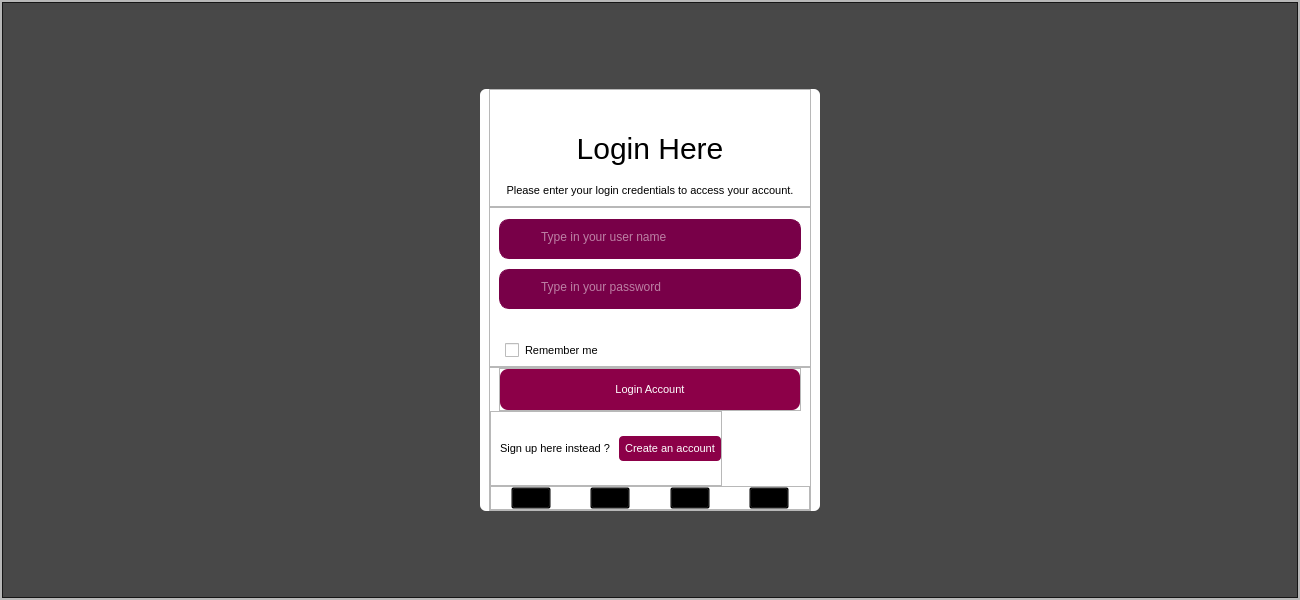
<?xml version="1.0" encoding="UTF-8"?>
<ui version="4.0">
 <class>Dialog</class>
 <widget class="QDialog" name="Dialog">
  <property name="geometry">
   <rect>
    <x>0</x>
    <y>0</y>
    <width>1300</width>
    <height>600</height>
   </rect>
  </property>
  <property name="sizePolicy">
   <sizepolicy hsizetype="Expanding" vsizetype="Expanding">
    <horstretch>0</horstretch>
    <verstretch>0</verstretch>
   </sizepolicy>
  </property>
  <property name="baseSize">
   <size>
    <width>0</width>
    <height>0</height>
   </size>
  </property>
  <property name="windowTitle">
   <string>Dialog</string>
  </property>
  <layout class="QVBoxLayout" name="verticalLayout">
   <property name="spacing">
    <number>0</number>
   </property>
   <property name="leftMargin">
    <number>0</number>
   </property>
   <property name="topMargin">
    <number>0</number>
   </property>
   <property name="rightMargin">
    <number>0</number>
   </property>
   <property name="bottomMargin">
    <number>0</number>
   </property>
   <item>
    <widget class="QWidget" name="widget" native="true">
     <property name="sizePolicy">
      <sizepolicy hsizetype="Expanding" vsizetype="Expanding">
       <horstretch>0</horstretch>
       <verstretch>0</verstretch>
      </sizepolicy>
     </property>
     <property name="styleSheet">
      <string notr="true">#menuContainer {
	background-color: qlineargradient(spread:pad, x1:0, y1:0, x2:1, y2:1, stop:1 rgba(9, 18, 50, 255));
}</string>
     </property>
     <layout class="QHBoxLayout" name="horizontalLayout">
      <property name="spacing">
       <number>0</number>
      </property>
      <property name="leftMargin">
       <number>0</number>
      </property>
      <property name="topMargin">
       <number>0</number>
      </property>
      <property name="rightMargin">
       <number>0</number>
      </property>
      <property name="bottomMargin">
       <number>0</number>
      </property>
      <item>
       <widget class="QFrame" name="frame_2">
        <property name="sizePolicy">
         <sizepolicy hsizetype="Expanding" vsizetype="Expanding">
          <horstretch>0</horstretch>
          <verstretch>0</verstretch>
         </sizepolicy>
        </property>
        <property name="frameShape">
         <enum>QFrame::StyledPanel</enum>
        </property>
        <property name="frameShadow">
         <enum>QFrame::Raised</enum>
        </property>
        <layout class="QHBoxLayout" name="horizontalLayout_4">
         <property name="spacing">
          <number>0</number>
         </property>
         <property name="leftMargin">
          <number>0</number>
         </property>
         <property name="topMargin">
          <number>0</number>
         </property>
         <property name="rightMargin">
          <number>0</number>
         </property>
         <property name="bottomMargin">
          <number>0</number>
         </property>
         <item>
          <widget class="QFrame" name="accountFormImage">
           <property name="sizePolicy">
            <sizepolicy hsizetype="Expanding" vsizetype="Expanding">
             <horstretch>0</horstretch>
             <verstretch>0</verstretch>
            </sizepolicy>
           </property>
           <property name="styleSheet">
            <string notr="true">#accountFormImage {
	background-image: url(:/images/pexels-anna-nekrashevich-6802049 (1).jpg);
}</string>
           </property>
           <property name="frameShape">
            <enum>QFrame::StyledPanel</enum>
           </property>
           <property name="frameShadow">
            <enum>QFrame::Raised</enum>
           </property>
           <layout class="QHBoxLayout" name="horizontalLayout_6">
            <property name="spacing">
             <number>0</number>
            </property>
            <property name="leftMargin">
             <number>0</number>
            </property>
            <property name="topMargin">
             <number>0</number>
            </property>
            <property name="rightMargin">
             <number>0</number>
            </property>
            <property name="bottomMargin">
             <number>0</number>
            </property>
            <item>
             <widget class="QFrame" name="accountFormOpacity">
              <property name="enabled">
               <bool>true</bool>
              </property>
              <property name="sizePolicy">
               <sizepolicy hsizetype="Expanding" vsizetype="Expanding">
                <horstretch>0</horstretch>
                <verstretch>0</verstretch>
               </sizepolicy>
              </property>
              <property name="minimumSize">
               <size>
                <width>600</width>
                <height>0</height>
               </size>
              </property>
              <property name="baseSize">
               <size>
                <width>700</width>
                <height>0</height>
               </size>
              </property>
              <property name="styleSheet">
               <string notr="true">#accountFormOpacity {
	background-color: rgba(0, 0, 0, 0.7);
}</string>
              </property>
              <property name="frameShape">
               <enum>QFrame::StyledPanel</enum>
              </property>
              <property name="frameShadow">
               <enum>QFrame::Raised</enum>
              </property>
              <layout class="QHBoxLayout" name="horizontalLayout_2">
               <item alignment="Qt::AlignHCenter|Qt::AlignVCenter">
                <widget class="QFrame" name="accountForm">
                 <property name="sizePolicy">
                  <sizepolicy hsizetype="Expanding" vsizetype="Expanding">
                   <horstretch>0</horstretch>
                   <verstretch>0</verstretch>
                  </sizepolicy>
                 </property>
                 <property name="styleSheet">
                  <string notr="true">#accountForm {
	background-color: #ffffff;
	margin: 10px;
	border-radius: 6px;
}</string>
                 </property>
                 <property name="frameShape">
                  <enum>QFrame::StyledPanel</enum>
                 </property>
                 <property name="frameShadow">
                  <enum>QFrame::Raised</enum>
                 </property>
                 <layout class="QVBoxLayout" name="verticalLayout_9">
                  <property name="spacing">
                   <number>0</number>
                  </property>
                  <property name="leftMargin">
                   <number>9</number>
                  </property>
                  <property name="topMargin">
                   <number>0</number>
                  </property>
                  <property name="rightMargin">
                   <number>9</number>
                  </property>
                  <property name="bottomMargin">
                   <number>0</number>
                  </property>
                  <item alignment="Qt::AlignTop">
                   <widget class="QFrame" name="frame_10">
                    <property name="sizePolicy">
                     <sizepolicy hsizetype="Expanding" vsizetype="Expanding">
                      <horstretch>0</horstretch>
                      <verstretch>0</verstretch>
                     </sizepolicy>
                    </property>
                    <property name="frameShape">
                     <enum>QFrame::StyledPanel</enum>
                    </property>
                    <property name="frameShadow">
                     <enum>QFrame::Raised</enum>
                    </property>
                    <layout class="QVBoxLayout" name="verticalLayout_10">
                     <item>
                      <widget class="QLabel" name="label_16">
                       <property name="text">
                        <string/>
                       </property>
                       <property name="pixmap">
                        <pixmap>:/formIcon/fxsignalspot.png</pixmap>
                       </property>
                       <property name="alignment">
                        <set>Qt::AlignCenter</set>
                       </property>
                      </widget>
                     </item>
                     <item>
                      <widget class="QLabel" name="label_9">
                       <property name="sizePolicy">
                        <sizepolicy hsizetype="Expanding" vsizetype="Expanding">
                         <horstretch>0</horstretch>
                         <verstretch>0</verstretch>
                        </sizepolicy>
                       </property>
                       <property name="styleSheet">
                        <string notr="true">QLabel{
	font: 75 30px;
	color: #000000;
	padding-top: 12px;
	padding-left: 6px;
	padding-right: 6px;
}</string>
                       </property>
                       <property name="text">
                        <string>Login Here</string>
                       </property>
                       <property name="alignment">
                        <set>Qt::AlignCenter</set>
                       </property>
                      </widget>
                     </item>
                     <item>
                      <widget class="QLabel" name="label_15">
                       <property name="sizePolicy">
                        <sizepolicy hsizetype="Expanding" vsizetype="Preferred">
                         <horstretch>0</horstretch>
                         <verstretch>0</verstretch>
                        </sizepolicy>
                       </property>
                       <property name="styleSheet">
                        <string notr="true">QLabel{
	font: 11px;
	color: #000000;
	padding-top: 12px;
	padding-left: 6px;
	padding-right: 6px;
}</string>
                       </property>
                       <property name="text">
                        <string>Please enter your login credentials to access your account.</string>
                       </property>
                       <property name="alignment">
                        <set>Qt::AlignCenter</set>
                       </property>
                      </widget>
                     </item>
                    </layout>
                   </widget>
                  </item>
                  <item alignment="Qt::AlignTop">
                   <widget class="QFrame" name="frame_11">
                    <property name="sizePolicy">
                     <sizepolicy hsizetype="Expanding" vsizetype="Expanding">
                      <horstretch>0</horstretch>
                      <verstretch>0</verstretch>
                     </sizepolicy>
                    </property>
                    <property name="frameShape">
                     <enum>QFrame::StyledPanel</enum>
                    </property>
                    <property name="frameShadow">
                     <enum>QFrame::Raised</enum>
                    </property>
                    <layout class="QVBoxLayout" name="verticalLayout_11">
                     <item>
                      <widget class="QFrame" name="usernameBox">
                       <property name="styleSheet">
                        <string notr="true">#usernameBox{
	background: qlineargradient(spread:pad, x1:1, y1:0, x2:1, y2:0, stop:0 rgba(120, 0, 72, 255), stop:1 rgba(255, 255, 255, 255));;
	border: 1px solid qlineargradient(spread:pad, x1:1, y1:0, x2:1, y2:0, stop:0 rgba(120, 0, 72, 255), stop:1 rgba(255, 255, 255, 255));;
	padding-left: 5px;
	color: #ffffff;
	font: 12px;
	margin: 2px 0;
	border-radius: 10px;
}

#usernameBox:hover{
	background: qlineargradient(spread:pad, x1:1, y1:0, x2:1, y2:0, stop:0 rgba(120, 0, 72, 255), stop:1 rgba(255, 255, 255, 255));;
	border: 1px solid qlineargradient(spread:pad, x1:1, y1:0, x2:1, y2:0, stop:0 rgba(120, 0, 72, 255), stop:1 rgba(255, 255, 255, 255));;
}

QLineEdit{
	background-color: transparent;
	padding-right: 12px;
	padding-left: 12px;
	padding-bottom: 4px;
	color: #ffffff;
	font: 12px;
	border: none;
	width: 240px;
}

QLineEdit:hover{
	background-color: transparent;
	border: none;
	padding-bottom: 4px;
	border-bottom: 1px solid #ffffff;
}

QPushButton{
	background-color: qlineargradient(spread:pad, x1:1, y1:0, x2:1, y2:0, stop:0 rgba(120, 0, 72, 255), stop:1 rgba(255, 255, 255, 255));
	color: #ffffff;
	padding: 0 5px;
	text-align: left;
	border-radius: 10px;
}

QPushButton:hover{
	border-radius: 10px;
	background-color: qlineargradient(spread:pad, x1:1, y1:0, x2:1, y2:0, stop:0 rgba(140, 0, 72, 255), stop:1 rgba(255, 255, 255, 255));
}

QLabel {
	background-color: transparent;
}</string>
                       </property>
                       <property name="frameShape">
                        <enum>QFrame::StyledPanel</enum>
                       </property>
                       <property name="frameShadow">
                        <enum>QFrame::Raised</enum>
                       </property>
                       <layout class="QHBoxLayout" name="horizontalLayout_7">
                        <item>
                         <widget class="QLabel" name="label_10">
                          <property name="text">
                           <string/>
                          </property>
                          <property name="pixmap">
                           <pixmap>:/icons/icons8_administrator_male_32.png</pixmap>
                          </property>
                         </widget>
                        </item>
                        <item>
                         <widget class="QLineEdit" name="emailfield">
                          <property name="enabled">
                           <bool>true</bool>
                          </property>
                          <property name="sizePolicy">
                           <sizepolicy hsizetype="Expanding" vsizetype="Expanding">
                            <horstretch>0</horstretch>
                            <verstretch>0</verstretch>
                           </sizepolicy>
                          </property>
                          <property name="placeholderText">
                           <string>Type in your user name</string>
                          </property>
                         </widget>
                        </item>
                       </layout>
                      </widget>
                     </item>
                     <item>
                      <widget class="QFrame" name="userPasswordBox">
                       <property name="styleSheet">
                        <string notr="true">#userPasswordBox{
	background: qlineargradient(spread:pad, x1:1, y1:0, x2:1, y2:0, stop:0 rgba(120, 0, 72, 255), stop:1 rgba(255, 255, 255, 255));;
	border: 1px solid qlineargradient(spread:pad, x1:1, y1:0, x2:1, y2:0, stop:0 rgba(120, 0, 72, 255), stop:1 rgba(255, 255, 255, 255));;
	padding-left: 5px;
	color: #ffffff;
	font: 12px;
	margin: 2px 0;
	border-radius: 10px;
}

#userPasswordBox:hover{
	background: qlineargradient(spread:pad, x1:1, y1:0, x2:1, y2:0, stop:0 rgba(120, 0, 72, 255), stop:1 rgba(255, 255, 255, 255));;
	border: 1px solid qlineargradient(spread:pad, x1:1, y1:0, x2:1, y2:0, stop:0 rgba(120, 0, 72, 255), stop:1 rgba(255, 255, 255, 255));;
}

QLineEdit{
	background-color: transparent;
	padding-right: 12px;
	padding-left: 12px;
	padding-bottom: 4px;
	color: #ffffff;
	font: 12px;
	border: none;
	width: 240px;
}

QLineEdit:hover{
	background-color: transparent;
	border: none;
	padding-bottom: 4px;
	border-bottom: 1px solid #ffffff;
}

QPushButton{
	background-color: qlineargradient(spread:pad, x1:1, y1:0, x2:1, y2:0, stop:0 rgba(120, 0, 72, 255), stop:1 rgba(255, 255, 255, 255));
	color: #ffffff;
	padding: 0 5px;
	text-align: left;
	border-radius: 10px;
}

QPushButton:hover{
	border-radius: 10px;
	background-color: qlineargradient(spread:pad, x1:1, y1:0, x2:1, y2:0, stop:0 rgba(140, 0, 72, 255), stop:1 rgba(255, 255, 255, 255));
}

QLabel {
	background-color: transparent;
}</string>
                       </property>
                       <property name="frameShape">
                        <enum>QFrame::StyledPanel</enum>
                       </property>
                       <property name="frameShadow">
                        <enum>QFrame::Raised</enum>
                       </property>
                       <layout class="QHBoxLayout" name="horizontalLayout_8">
                        <item>
                         <widget class="QLabel" name="label_11">
                          <property name="text">
                           <string/>
                          </property>
                          <property name="pixmap">
                           <pixmap>:/icons/icons8_password_32.png</pixmap>
                          </property>
                         </widget>
                        </item>
                        <item>
                         <widget class="QLineEdit" name="passwordfield">
                          <property name="sizePolicy">
                           <sizepolicy hsizetype="Expanding" vsizetype="Expanding">
                            <horstretch>0</horstretch>
                            <verstretch>0</verstretch>
                           </sizepolicy>
                          </property>
                          <property name="placeholderText">
                           <string>Type in your password</string>
                          </property>
                         </widget>
                        </item>
                       </layout>
                      </widget>
                     </item>
                     <item>
                      <widget class="QLabel" name="message">
                       <property name="sizePolicy">
                        <sizepolicy hsizetype="Expanding" vsizetype="Expanding">
                         <horstretch>0</horstretch>
                         <verstretch>0</verstretch>
                        </sizepolicy>
                       </property>
                       <property name="text">
                        <string/>
                       </property>
                       <property name="alignment">
                        <set>Qt::AlignCenter</set>
                       </property>
                      </widget>
                     </item>
                     <item>
                      <widget class="QCheckBox" name="remember_me_checkbox">
                       <property name="styleSheet">
                        <string notr="true">QCheckBox {
	font: 11px;
	color: #000000;
	padding-top: 6px;
	padding-left: 6px;
	padding-right: 6px;
}</string>
                       </property>
                       <property name="text">
                        <string>Remember me</string>
                       </property>
                      </widget>
                     </item>
                    </layout>
                   </widget>
                  </item>
                  <item>
                   <widget class="QFrame" name="frame_13">
                    <property name="sizePolicy">
                     <sizepolicy hsizetype="Expanding" vsizetype="Expanding">
                      <horstretch>0</horstretch>
                      <verstretch>0</verstretch>
                     </sizepolicy>
                    </property>
                    <property name="frameShape">
                     <enum>QFrame::StyledPanel</enum>
                    </property>
                    <property name="frameShadow">
                     <enum>QFrame::Raised</enum>
                    </property>
                    <layout class="QVBoxLayout" name="verticalLayout_12">
                     <property name="spacing">
                      <number>0</number>
                     </property>
                     <property name="leftMargin">
                      <number>0</number>
                     </property>
                     <property name="topMargin">
                      <number>0</number>
                     </property>
                     <property name="rightMargin">
                      <number>0</number>
                     </property>
                     <property name="bottomMargin">
                      <number>0</number>
                     </property>
                     <item alignment="Qt::AlignHCenter|Qt::AlignBottom">
                      <widget class="QFrame" name="frame_12">
                       <property name="frameShape">
                        <enum>QFrame::StyledPanel</enum>
                       </property>
                       <property name="frameShadow">
                        <enum>QFrame::Raised</enum>
                       </property>
                       <layout class="QHBoxLayout" name="horizontalLayout_9">
                        <property name="spacing">
                         <number>0</number>
                        </property>
                        <property name="leftMargin">
                         <number>0</number>
                        </property>
                        <property name="topMargin">
                         <number>0</number>
                        </property>
                        <property name="rightMargin">
                         <number>0</number>
                        </property>
                        <property name="bottomMargin">
                         <number>0</number>
                        </property>
                        <item>
                         <widget class="QPushButton" name="loginBtnSubmit">
                          <property name="minimumSize">
                           <size>
                            <width>300</width>
                            <height>0</height>
                           </size>
                          </property>
                          <property name="maximumSize">
                           <size>
                            <width>300</width>
                            <height>16777215</height>
                           </size>
                          </property>
                          <property name="styleSheet">
                           <string notr="true">QPushButton{
		background-color: qlineargradient(spread:pad, x1:1, y1:0, x2:1, y2:0, stop:0 rgba(140, 0, 72, 255), stop:1 rgba(255, 255, 255, 255));
	color: #ffffff;
	font: 11px;
	padding: 8px;
	text-align: center;
	width: 120px;
	height: 25px;
	border: 10px;
	border-radius: 8px;
}

QPushButton:hover{
	border-radius: 8px;
	background-color: qlineargradient(spread:pad, x1:1, y1:0, x2:1, y2:0, stop:0 rgba(140, 0, 72, 245), stop:1 rgba(255, 255, 255, 255));
}</string>
                          </property>
                          <property name="text">
                           <string>Login Account</string>
                          </property>
                         </widget>
                        </item>
                       </layout>
                      </widget>
                     </item>
                     <item alignment="Qt::AlignLeft|Qt::AlignBottom">
                      <widget class="QFrame" name="spacingSection">
                       <property name="styleSheet">
                        <string notr="true">#spacingSection {
	padding-top: 10px;
	padding-bottom: 10px;
}</string>
                       </property>
                       <property name="frameShape">
                        <enum>QFrame::StyledPanel</enum>
                       </property>
                       <property name="frameShadow">
                        <enum>QFrame::Raised</enum>
                       </property>
                       <layout class="QHBoxLayout" name="horizontalLayout_11">
                        <property name="spacing">
                         <number>0</number>
                        </property>
                        <property name="leftMargin">
                         <number>0</number>
                        </property>
                        <property name="topMargin">
                         <number>0</number>
                        </property>
                        <property name="rightMargin">
                         <number>0</number>
                        </property>
                        <property name="bottomMargin">
                         <number>0</number>
                        </property>
                        <item alignment="Qt::AlignLeft">
                         <widget class="QLabel" name="label_13">
                          <property name="styleSheet">
                           <string notr="true">QLabel{
	font: 11px;
	color: #000000;
	padding-left: 6px;
	padding-right: 6px;
	padding-top: 20px;
	padding-bottom: 20px;
}</string>
                          </property>
                          <property name="text">
                           <string>Sign up here instead ?</string>
                          </property>
                         </widget>
                        </item>
                        <item alignment="Qt::AlignLeft">
                         <widget class="QPushButton" name="signUpBtn">
                          <property name="styleSheet">
                           <string notr="true">QPushButton{
		background-color: qlineargradient(spread:pad, x1:1, y1:0, x2:1, y2:0, stop:0 rgba(140, 0, 72, 255), stop:1 rgba(255, 255, 255, 255));
	color: #ffffff;
	font: 11px;
	padding: 6px;
	text-align: center;
	border: 10px;
	border-radius: 4px;
}

QPushButton:hover{
	border-radius: 4px;
	background-color: qlineargradient(spread:pad, x1:1, y1:0, x2:1, y2:0, stop:0 rgba(140, 0, 72, 245), stop:1 rgba(255, 255, 255, 255));
}</string>
                          </property>
                          <property name="text">
                           <string>Create an account</string>
                          </property>
                         </widget>
                        </item>
                       </layout>
                      </widget>
                     </item>
                     <item alignment="Qt::AlignBottom">
                      <widget class="QFrame" name="frame_15">
                       <property name="styleSheet">
                        <string notr="true">QPushButton {
	background-color: transparent;
}</string>
                       </property>
                       <property name="frameShape">
                        <enum>QFrame::StyledPanel</enum>
                       </property>
                       <property name="frameShadow">
                        <enum>QFrame::Raised</enum>
                       </property>
                       <layout class="QHBoxLayout" name="horizontalLayout_10">
                        <property name="spacing">
                         <number>0</number>
                        </property>
                        <property name="leftMargin">
                         <number>0</number>
                        </property>
                        <property name="topMargin">
                         <number>0</number>
                        </property>
                        <property name="rightMargin">
                         <number>0</number>
                        </property>
                        <property name="bottomMargin">
                         <number>0</number>
                        </property>
                        <item alignment="Qt::AlignHCenter">
                         <widget class="QPushButton" name="facebookBtn">
                          <property name="text">
                           <string/>
                          </property>
                          <property name="icon">
                           <iconset>
                            <normaloff>:/socialIcons/icons8_facebook_48.png</normaloff>:/socialIcons/icons8_facebook_48.png</iconset>
                          </property>
                          <property name="iconSize">
                           <size>
                            <width>30</width>
                            <height>30</height>
                           </size>
                          </property>
                         </widget>
                        </item>
                        <item alignment="Qt::AlignHCenter">
                         <widget class="QPushButton" name="twitterBtn">
                          <property name="text">
                           <string/>
                          </property>
                          <property name="icon">
                           <iconset>
                            <normaloff>:/socialIcons/icons8_Twitter_Squared_48.png</normaloff>:/socialIcons/icons8_Twitter_Squared_48.png</iconset>
                          </property>
                          <property name="iconSize">
                           <size>
                            <width>30</width>
                            <height>30</height>
                           </size>
                          </property>
                         </widget>
                        </item>
                        <item alignment="Qt::AlignHCenter">
                         <widget class="QPushButton" name="instagramBtn">
                          <property name="text">
                           <string/>
                          </property>
                          <property name="icon">
                           <iconset>
                            <normaloff>:/socialIcons/icons8_instagram_48.png</normaloff>:/socialIcons/icons8_instagram_48.png</iconset>
                          </property>
                          <property name="iconSize">
                           <size>
                            <width>30</width>
                            <height>30</height>
                           </size>
                          </property>
                         </widget>
                        </item>
                        <item alignment="Qt::AlignHCenter">
                         <widget class="QPushButton" name="gmailBtn">
                          <property name="text">
                           <string/>
                          </property>
                          <property name="icon">
                           <iconset>
                            <normaloff>:/socialIcons/icons8_gmail_48.png</normaloff>:/socialIcons/icons8_gmail_48.png</iconset>
                          </property>
                          <property name="iconSize">
                           <size>
                            <width>30</width>
                            <height>30</height>
                           </size>
                          </property>
                         </widget>
                        </item>
                       </layout>
                      </widget>
                     </item>
                    </layout>
                   </widget>
                  </item>
                 </layout>
                </widget>
               </item>
              </layout>
             </widget>
            </item>
           </layout>
          </widget>
         </item>
        </layout>
       </widget>
      </item>
     </layout>
    </widget>
   </item>
  </layout>
 </widget>
 <resources>
  <include location="../resources/resources.qrc"/>
  <include location="../resources/resources.qrc"/>
 </resources>
 <connections/>
</ui>
